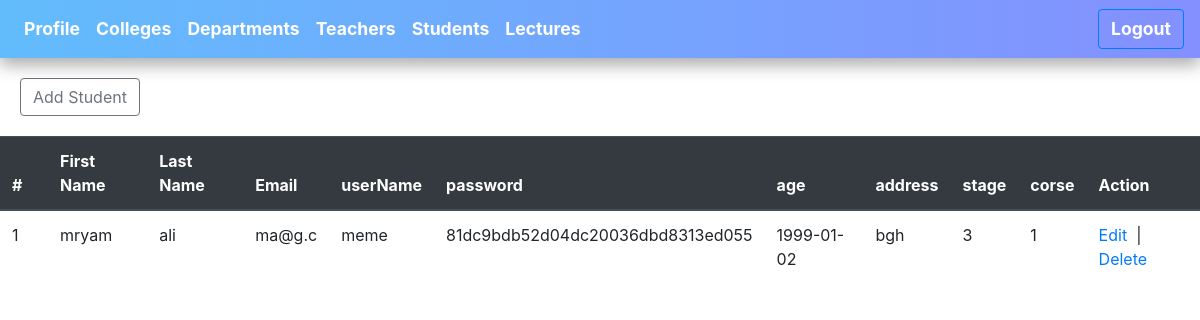
Before: /student/Student.php (signed in) with the older database file.
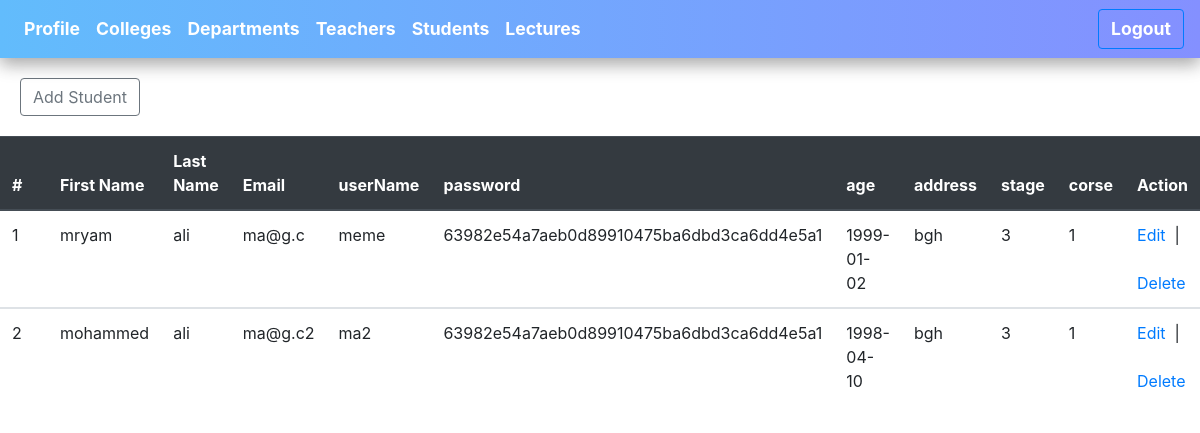
After: the same page with the newer database file.
### tables this page shows
CREATE TABLE `student` (
  `ID_stu` int(11) NOT NULL,
  `stu_first_name` varchar(20) NOT NULL,
  `stu_last_name` varchar(20) NOT NULL,
  `stu_email` varchar(25) NOT NULL,
  `stu_user_name` varchar(20) NOT NULL,
  `stu_password` varchar(60) NOT NULL,
  `stu_age` date NOT NULL,
  `stu_address` varchar(20) NOT NULL,
  `stu_stage` int(11) NOT NULL,
  `stu_status` tinyint(4) NOT NULL,
  `corse` int(11) NOT NULL,
  `dep_id` int(11) DEFAULT NULL
);

### student/Student.php (the view, shortened to what this page needs)
<?php
$host = "localhost";
$user = "root";
$password = "";
$db = "unvdb";
$link = mysqli_connect($host,$user,$password,$db);
?>
<!DOCTYPE html>
<html>
<head>
<link rel="stylesheet" href="https://cdnjs.cloudflare.com/ajax/libs/uikit/3.0.3/css/uikit.min.css" />
<link rel="stylesheet" href="https://stackpath.bootstrapcdn.com/bootstrap/4.2.1/css/bootstrap.min.css">
<link rel="stylesheet" href="../css/style3.css" type="text/css" >
</head>
<body>
<nav class="navbar navbar-expand-lg navbar-light bg-light navCol">
  <div class="collapse navbar-collapse " id="navbarNav">
    <ul class="navbar-nav">
    <li class="nav-item">
    <a class="nav-link " id="icol" href="../welcomeAdmin.php">Profile</a>
    </li>
      <li class="nav-item">
      <a class="nav-link " id="icol" href="../college/college.php">Colleges</a>
      </li>
      <li class="nav-item">
      <a class="nav-link " id="icol" href="../Deb/Deb.php">Departments</a>
      </li>
      <li class="nav-item">
      <a class="nav-link " id="icol" href="../teacher/Teacher.php">Teachers</a>
      </li>
      <li class="nav-item">
      <a class="nav-link " id="icol" href="Student.php">Students</a>
      </li>
      <li class="nav-item">
      <a class="nav-link " id="icol" href="../lec/lec.php">Lectures</a>
      </li>
    </ul>
  </div>
  <button type="button" class="btn btn-outline-primary "> <a id="icol" href="../logOut.php">Logout</a></button>
</nav>
<div class="butadd">
    <a href="addStudent.php"><button type="button" class="btn btn-outline-secondary">Add Student</button></a>
</div>
<?php
if (isset($_SESSION['email']) == true) {
    $sql = "select * from student";
    $result = mysqli_query($link, $sql);
    ?>
<table class="table">
  <thead class="thead-dark">
    <tr>
      <th scope="col" width="4%">#</th>
      <th scope="col" >First Name</th>
      <th scope="col" >Last Name</th>
      <th scope="col" >Email</th>
      <th scope="col" >userName</th>
      <th scope="col" >password</th>
      <th scope="col" >age</th>
      <th scope="col" >address</th>
      <th scope="col" >stage</th>
      <th scope="col" >corse</th>
      <th scope="col" >Action</th>
    </tr>
  </thead>
        <?php
        if ($result) {
            $i = 0;
            foreach ($result as $sdata) {
                $i++;
                ?>
<tbody>
    <tr>
    <td><?php echo $i;?></td>
                    <td><?php echo $sdata['stu_first_name']?></td>
                    <td><?php echo $sdata['stu_last_name']?></td>
                    <td><?php echo $sdata['stu_email']?></td>
                    <td><?php echo $sdata['stu_user_name']?></td>
                    <td><?php echo $sdata['stu_password']?></td>
                    <td><?php echo $sdata['stu_age']?></td>
                    <td><?php echo $sdata['stu_address']?></td>
                    <td><?php echo $sdata['stu_stage']?></td>
                    <td><?php echo $sdata['corse']?></td>
                    <td>
                        <a  href="editStudent.php?id=<?php echo $sdata['ID_stu'];?>">Edit</a>&nbsp&nbsp|&nbsp&nbsp
                        <a  href="deleteStudent.php?id=<?php echo $sdata['ID_stu'];?>">Delete</a>
                    </td>
    </tr>
  </tbody>
            <?php } }else{?>
            <tr><td colspan="5"><h2>No data found</h2></td></tr>
        <?php } ?>
    </table>
    <?php
}else{
    header("location: loginAdmin.php");
}
?>
</body>
</html>

Changed rows visible on the page:
changed student "mryam": stu_password "81dc9bdb52d04dc20036dbd8313ed055" → "63982e54a7aeb0d89910475ba6dbd3ca6dd4e5a1"
added student: stu_first_name "mohammed", stu_last_name "ali", stu_email "ma@g.c2", stu_user_name "ma2", stu_password "63982e54a7aeb0d89910475ba6dbd3ca6dd4e5a1", stu_age "1998-04-10", stu_address "bgh", stu_stage "3", corse "1"
